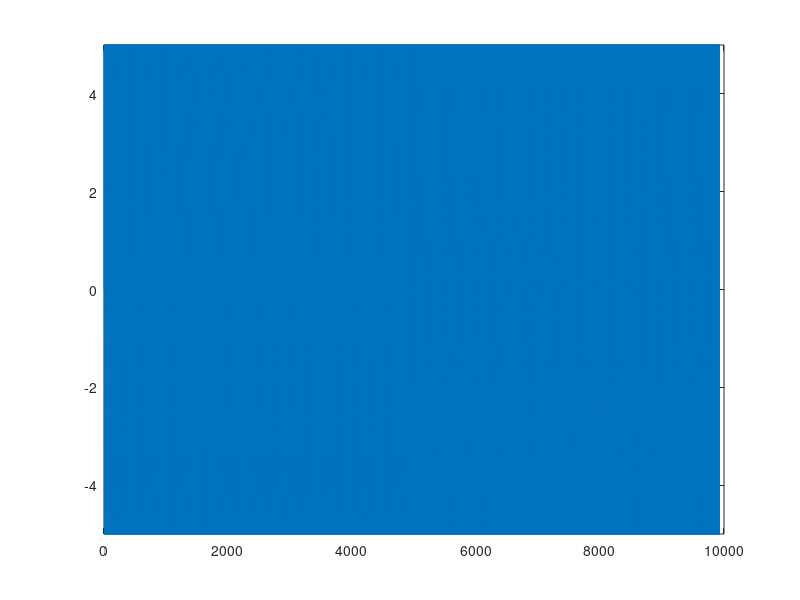

Recreate this plot in MATLAB. (Note: this script raises an error after producing the figure.)
%% filter testing

 fs = 10e3 ;
 t = 0:( 1 / ( fs ) ):1;
 f = 1000;
 a = 4;
 y = [];
%  y(1,:)= a*sin(2*pi*f*t);
%  y(2,:)= ( a + 1) * sin(2*pi*f*t);
y = a*sin(2*pi*f*t);
z = a*2*sin(2*pi*f*t);
zz = y+z;
zz1 = zz(1:length(zz)/2);
zz2 = zz(( length(zz)/2)+ 73:end)+5;
zzz = [zz1 zz2];
y = zzz;
 %% 
 plot(y);
 ylim([-1*(a+1), a+1])
 
 %%
 
 ynew = bandpass(y.',[750 4000],fs);
 
 %%
 figure
 plot(y)
 
 figure
 plot(ynew)